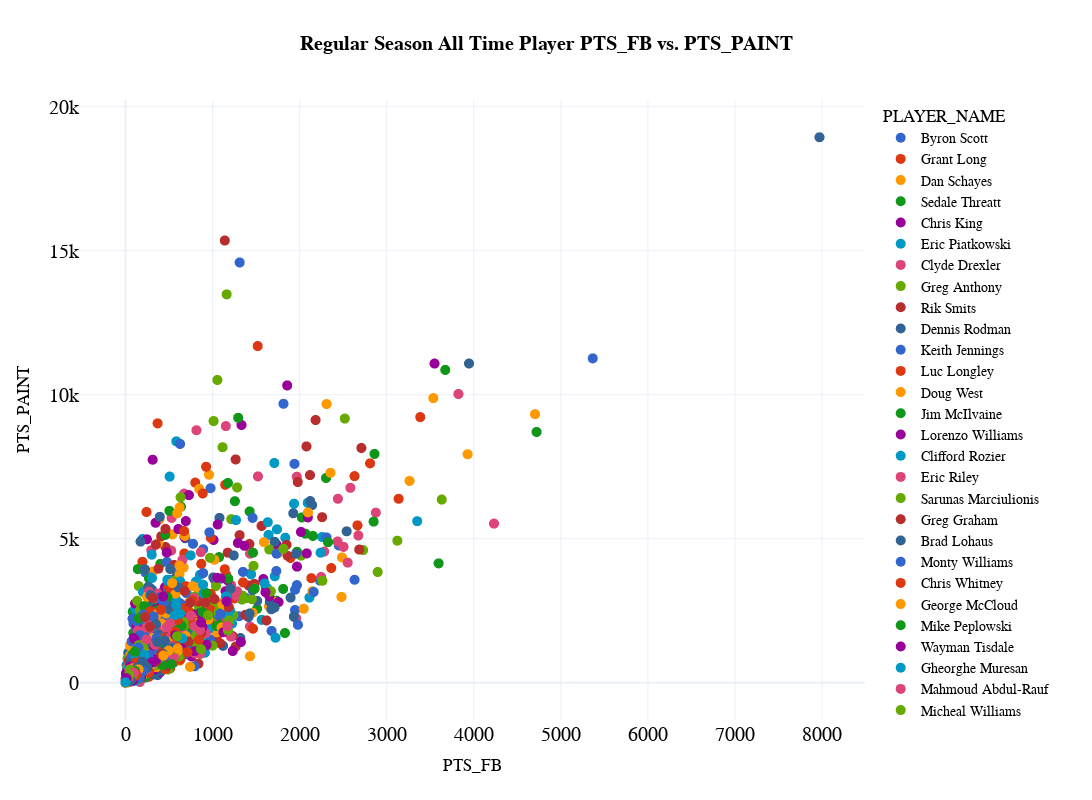

Source (notebook cell):
### Code cell
cat1="PTS_FB"
cat2="PTS_PAINT"

fig_scatter = px.scatter(
  df_totals, 
  x=cat1, 
  y=cat2,
  color='PLAYER_NAME',
  color_discrete_sequence=px.colors.qualitative.G10,
  title="<b>{} All Time Player {} vs. {}</b>".format(types,cat1,cat2),
  template="plotly_white",
  hover_data=['PLAYER_NAME',
       'PTS_OFF_TOV', 'PTS_2ND_CHANCE', 'PTS_FB', 'PTS_PAINT',
       'OPP_PTS_OFF_TOV', 'OPP_PTS_2ND_CHANCE', 'OPP_PTS_FB', 'OPP_PTS_PAINT',
       'BLK', 'BLKA', 'PF', 'PFD'], 
  height=800, 
  width=1200,
  )

fig_scatter.update_layout(
    title_x=0.5,
    hoverlabel=dict(
        bgcolor="white",
        font_size=16,
        font_family="PT Sans Narrow"
    ),
    yaxis = dict(tickfont = dict(size=20)),
    xaxis = dict(tickfont = dict(size=20)),
    font=dict(
        family="PT Sans Narrow",
        size=14,
        color="Black"
    ),
    title_font_family="PT Sans Narrow"
)
fig_scatter.update_traces(marker={'size': 10})

fig_scatter
